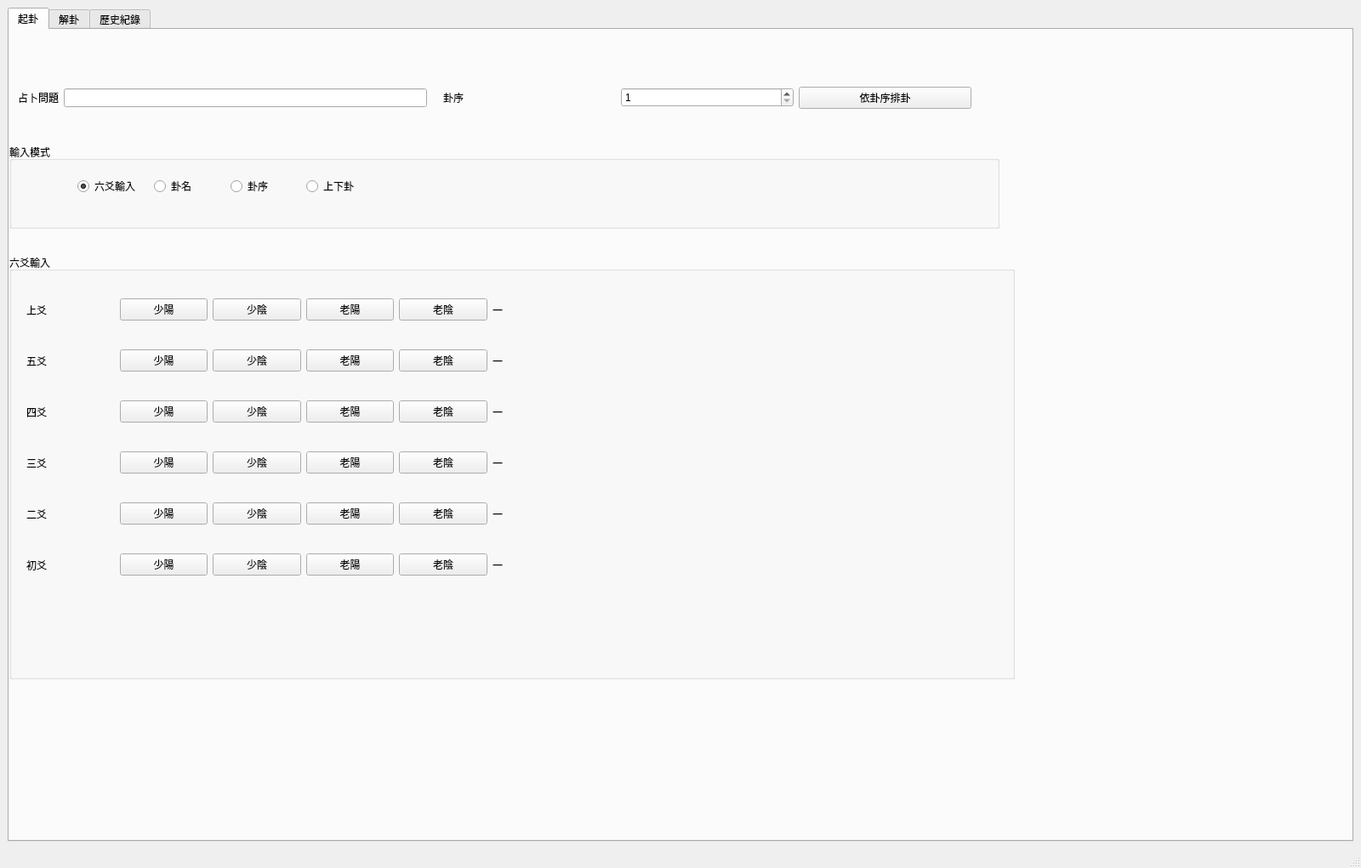
<?xml version="1.0" encoding="UTF-8"?>
<ui version="4.0">
 <class>MainWindow</class>
 <widget class="QMainWindow" name="MainWindow">
  <property name="geometry">
   <rect>
    <x>0</x>
    <y>0</y>
    <width>1600</width>
    <height>926</height>
   </rect>
  </property>
  <property name="windowTitle">
   <string>易經占卜系統</string>
  </property>
  <widget class="QWidget" name="centralwidget">
   <layout class="QVBoxLayout" name="verticalLayout">
    <item>
     <widget class="QTabWidget" name="tabWidget">
      <property name="currentIndex">
       <number>0</number>
      </property>
      <widget class="QWidget" name="tabDivination">
       <attribute name="title">
        <string>起卦</string>
       </attribute>
       <widget class="QWidget" name="widget" native="true">
        <property name="geometry">
         <rect>
          <x>0</x>
          <y>110</y>
          <width>1182</width>
          <height>678</height>
         </rect>
        </property>
        <layout class="QVBoxLayout" name="verticalLayout_2">
         <item>
          <widget class="QGroupBox" name="groupInputMode">
           <property name="enabled">
            <bool>true</bool>
           </property>
           <property name="minimumSize">
            <size>
             <width>5</width>
             <height>100</height>
            </size>
           </property>
           <property name="maximumSize">
            <size>
             <width>1164</width>
             <height>100</height>
            </size>
           </property>
           <property name="title">
            <string>輸入模式</string>
           </property>
           <property name="flat">
            <bool>false</bool>
           </property>
           <widget class="QWidget" name="layoutWidget">
            <property name="geometry">
             <rect>
              <x>80</x>
              <y>10</y>
              <width>353</width>
              <height>81</height>
             </rect>
            </property>
            <layout class="QHBoxLayout" name="horizontalLayout">
             <item>
              <widget class="QRadioButton" name="rbSixLines">
               <property name="text">
                <string>六爻輸入</string>
               </property>
               <property name="checked">
                <bool>true</bool>
               </property>
              </widget>
             </item>
             <item>
              <widget class="QRadioButton" name="rbHexagramName">
               <property name="text">
                <string>卦名</string>
               </property>
              </widget>
             </item>
             <item>
              <widget class="QRadioButton" name="rbHexagramNumber">
               <property name="text">
                <string>卦序</string>
               </property>
              </widget>
             </item>
             <item>
              <widget class="QRadioButton" name="rbTrigrams">
               <property name="text">
                <string>上下卦</string>
               </property>
              </widget>
             </item>
            </layout>
           </widget>
          </widget>
         </item>
         <item>
          <widget class="QGroupBox" name="groupLinesInput">
           <property name="maximumSize">
            <size>
             <width>16777215</width>
             <height>500</height>
            </size>
           </property>
           <property name="title">
            <string>六爻輸入</string>
           </property>
           <widget class="QWidget" name="horizontalLayoutWidget">
            <property name="geometry">
             <rect>
              <x>10</x>
              <y>40</y>
              <width>661</width>
              <height>51</height>
             </rect>
            </property>
            <layout class="QHBoxLayout" name="groupLine6">
             <property name="leftMargin">
              <number>10</number>
             </property>
             <item>
              <widget class="QLabel" name="label">
               <property name="text">
                <string>上爻</string>
               </property>
              </widget>
             </item>
             <item>
              <widget class="QPushButton" name="rb6YoungYang">
               <property name="text">
                <string>少陽</string>
               </property>
               <property name="checkable">
                <bool>true</bool>
               </property>
              </widget>
             </item>
             <item>
              <widget class="QPushButton" name="rb6YoungYin">
               <property name="text">
                <string>少陰</string>
               </property>
               <property name="checkable">
                <bool>true</bool>
               </property>
              </widget>
             </item>
             <item>
              <widget class="QPushButton" name="rb6OldYang">
               <property name="text">
                <string>老陽</string>
               </property>
               <property name="checkable">
                <bool>true</bool>
               </property>
              </widget>
             </item>
             <item>
              <widget class="QPushButton" name="rb6OldYin">
               <property name="text">
                <string>老陰</string>
               </property>
               <property name="checkable">
                <bool>true</bool>
               </property>
              </widget>
             </item>
             <item>
              <widget class="QLabel" name="label_2">
               <property name="text">
                <string>一</string>
               </property>
              </widget>
             </item>
            </layout>
           </widget>
           <widget class="QWidget" name="horizontalLayoutWidget_2">
            <property name="geometry">
             <rect>
              <x>10</x>
              <y>100</y>
              <width>661</width>
              <height>51</height>
             </rect>
            </property>
            <layout class="QHBoxLayout" name="groupLine5">
             <property name="leftMargin">
              <number>10</number>
             </property>
             <item>
              <widget class="QLabel" name="label_3">
               <property name="text">
                <string>五爻</string>
               </property>
              </widget>
             </item>
             <item>
              <widget class="QPushButton" name="rb5YoungYang">
               <property name="text">
                <string>少陽</string>
               </property>
               <property name="checkable">
                <bool>true</bool>
               </property>
              </widget>
             </item>
             <item>
              <widget class="QPushButton" name="rb5YoungYin">
               <property name="text">
                <string>少陰</string>
               </property>
               <property name="checkable">
                <bool>true</bool>
               </property>
              </widget>
             </item>
             <item>
              <widget class="QPushButton" name="rb5OldYang">
               <property name="text">
                <string>老陽</string>
               </property>
               <property name="checkable">
                <bool>true</bool>
               </property>
              </widget>
             </item>
             <item>
              <widget class="QPushButton" name="rb5OldYin">
               <property name="text">
                <string>老陰</string>
               </property>
               <property name="checkable">
                <bool>true</bool>
               </property>
              </widget>
             </item>
             <item>
              <widget class="QLabel" name="label_4">
               <property name="text">
                <string>一</string>
               </property>
              </widget>
             </item>
            </layout>
           </widget>
           <widget class="QWidget" name="horizontalLayoutWidget_3">
            <property name="geometry">
             <rect>
              <x>10</x>
              <y>160</y>
              <width>661</width>
              <height>51</height>
             </rect>
            </property>
            <layout class="QHBoxLayout" name="groupLine4">
             <property name="leftMargin">
              <number>10</number>
             </property>
             <item>
              <widget class="QLabel" name="label_5">
               <property name="text">
                <string>四爻</string>
               </property>
              </widget>
             </item>
             <item>
              <widget class="QPushButton" name="rb4YoungYang">
               <property name="text">
                <string>少陽</string>
               </property>
               <property name="checkable">
                <bool>true</bool>
               </property>
              </widget>
             </item>
             <item>
              <widget class="QPushButton" name="rb4YoungYin">
               <property name="text">
                <string>少陰</string>
               </property>
               <property name="checkable">
                <bool>true</bool>
               </property>
              </widget>
             </item>
             <item>
              <widget class="QPushButton" name="rb4OldYang">
               <property name="text">
                <string>老陽</string>
               </property>
               <property name="checkable">
                <bool>true</bool>
               </property>
              </widget>
             </item>
             <item>
              <widget class="QPushButton" name="rb4OldYin">
               <property name="text">
                <string>老陰</string>
               </property>
               <property name="checkable">
                <bool>true</bool>
               </property>
              </widget>
             </item>
             <item>
              <widget class="QLabel" name="label_6">
               <property name="text">
                <string>一</string>
               </property>
              </widget>
             </item>
            </layout>
           </widget>
           <widget class="QWidget" name="horizontalLayoutWidget_4">
            <property name="geometry">
             <rect>
              <x>10</x>
              <y>220</y>
              <width>661</width>
              <height>51</height>
             </rect>
            </property>
            <layout class="QHBoxLayout" name="groupLine3">
             <property name="leftMargin">
              <number>10</number>
             </property>
             <item>
              <widget class="QLabel" name="label_7">
               <property name="text">
                <string>三爻</string>
               </property>
              </widget>
             </item>
             <item>
              <widget class="QPushButton" name="rb3YoungYang">
               <property name="text">
                <string>少陽</string>
               </property>
               <property name="checkable">
                <bool>true</bool>
               </property>
              </widget>
             </item>
             <item>
              <widget class="QPushButton" name="rb3YoungYin">
               <property name="text">
                <string>少陰</string>
               </property>
               <property name="checkable">
                <bool>true</bool>
               </property>
              </widget>
             </item>
             <item>
              <widget class="QPushButton" name="rb3OldYang">
               <property name="text">
                <string>老陽</string>
               </property>
               <property name="checkable">
                <bool>true</bool>
               </property>
              </widget>
             </item>
             <item>
              <widget class="QPushButton" name="rb3OldYin">
               <property name="text">
                <string>老陰</string>
               </property>
               <property name="checkable">
                <bool>true</bool>
               </property>
              </widget>
             </item>
             <item>
              <widget class="QLabel" name="label_8">
               <property name="text">
                <string>一</string>
               </property>
              </widget>
             </item>
            </layout>
           </widget>
           <widget class="QWidget" name="horizontalLayoutWidget_5">
            <property name="geometry">
             <rect>
              <x>10</x>
              <y>280</y>
              <width>661</width>
              <height>51</height>
             </rect>
            </property>
            <layout class="QHBoxLayout" name="groupLine2">
             <property name="leftMargin">
              <number>10</number>
             </property>
             <item>
              <widget class="QLabel" name="label_9">
               <property name="text">
                <string>二爻</string>
               </property>
              </widget>
             </item>
             <item>
              <widget class="QPushButton" name="rb2YoungYang">
               <property name="text">
                <string>少陽</string>
               </property>
               <property name="checkable">
                <bool>true</bool>
               </property>
              </widget>
             </item>
             <item>
              <widget class="QPushButton" name="rb2YoungYin">
               <property name="text">
                <string>少陰</string>
               </property>
               <property name="checkable">
                <bool>true</bool>
               </property>
              </widget>
             </item>
             <item>
              <widget class="QPushButton" name="rb2OldYang">
               <property name="text">
                <string>老陽</string>
               </property>
               <property name="checkable">
                <bool>true</bool>
               </property>
              </widget>
             </item>
             <item>
              <widget class="QPushButton" name="rb2OldYin">
               <property name="text">
                <string>老陰</string>
               </property>
               <property name="checkable">
                <bool>true</bool>
               </property>
              </widget>
             </item>
             <item>
              <widget class="QLabel" name="label_10">
               <property name="text">
                <string>一</string>
               </property>
              </widget>
             </item>
            </layout>
           </widget>
           <widget class="QWidget" name="horizontalLayoutWidget_6">
            <property name="geometry">
             <rect>
              <x>10</x>
              <y>340</y>
              <width>661</width>
              <height>51</height>
             </rect>
            </property>
            <layout class="QHBoxLayout" name="groupLine1">
             <property name="leftMargin">
              <number>10</number>
             </property>
             <item>
              <widget class="QLabel" name="label_11">
               <property name="text">
                <string>初爻</string>
               </property>
              </widget>
             </item>
             <item>
              <widget class="QPushButton" name="rb1YoungYang">
               <property name="text">
                <string>少陽</string>
               </property>
               <property name="checkable">
                <bool>true</bool>
               </property>
              </widget>
             </item>
             <item>
              <widget class="QPushButton" name="rb1YoungYin">
               <property name="text">
                <string>少陰</string>
               </property>
               <property name="checkable">
                <bool>true</bool>
               </property>
              </widget>
             </item>
             <item>
              <widget class="QPushButton" name="rb1OldYang">
               <property name="text">
                <string>老陽</string>
               </property>
               <property name="checkable">
                <bool>true</bool>
               </property>
              </widget>
             </item>
             <item>
              <widget class="QPushButton" name="rb1OldYin">
               <property name="text">
                <string>老陰</string>
               </property>
               <property name="checkable">
                <bool>true</bool>
               </property>
              </widget>
             </item>
             <item>
              <widget class="QLabel" name="label_12">
               <property name="text">
                <string>一</string>
               </property>
              </widget>
             </item>
            </layout>
           </widget>
          </widget>
         </item>
        </layout>
       </widget>
       <widget class="QWidget" name="horizontalLayoutWidget_7">
        <property name="geometry">
         <rect>
          <x>10</x>
          <y>40</y>
          <width>481</width>
          <height>80</height>
         </rect>
        </property>
        <layout class="QHBoxLayout" name="horizontalLayout_2">
         <item>
          <widget class="QLabel" name="label_13">
           <property name="text">
            <string>占卜問題</string>
           </property>
          </widget>
         </item>
         <item>
          <widget class="QLineEdit" name="editQuestion"/>
         </item>
        </layout>
       </widget>
       <widget class="QWidget" name="horizontalLayoutWidget_8">
        <property name="geometry">
         <rect>
          <x>510</x>
          <y>40</y>
          <width>621</width>
          <height>80</height>
         </rect>
        </property>
        <layout class="QHBoxLayout" name="horizontalLayout_3">
         <item>
          <widget class="QLabel" name="label_14">
           <property name="text">
            <string>卦序</string>
           </property>
          </widget>
         </item>
         <item>
          <widget class="QSpinBox" name="spinHexagramNumber">
           <property name="minimum">
            <number>1</number>
           </property>
           <property name="maximum">
            <number>64</number>
           </property>
          </widget>
         </item>
         <item>
          <widget class="QPushButton" name="btnNumberCalculate">
           <property name="text">
            <string>依卦序排卦</string>
           </property>
          </widget>
         </item>
        </layout>
       </widget>
      </widget>
      <widget class="QWidget" name="tab_interpretation">
       <attribute name="title">
        <string>解卦</string>
       </attribute>
       <layout class="QVBoxLayout" name="verticalLayoutInterpretation">
        <item>
         <layout class="QFormLayout" name="formInfo">
          <item row="0" column="0">
           <widget class="QLabel" name="label_lblMainName">
            <property name="text">
             <string>本卦</string>
            </property>
           </widget>
          </item>
          <item row="0" column="1">
           <widget class="QLabel" name="lblMainName">
            <property name="text">
             <string>-</string>
            </property>
           </widget>
          </item>
          <item row="1" column="0">
           <widget class="QLabel" name="label_lblMainNumber">
            <property name="text">
             <string>本卦編號</string>
            </property>
           </widget>
          </item>
          <item row="1" column="1">
           <widget class="QLabel" name="lblMainNumber">
            <property name="text">
             <string>-</string>
            </property>
           </widget>
          </item>
          <item row="2" column="0">
           <widget class="QLabel" name="label_lblChangedName">
            <property name="text">
             <string>變卦</string>
            </property>
           </widget>
          </item>
          <item row="2" column="1">
           <widget class="QLabel" name="lblChangedName">
            <property name="text">
             <string>-</string>
            </property>
           </widget>
          </item>
          <item row="3" column="0">
           <widget class="QLabel" name="label_lblChangedNumber">
            <property name="text">
             <string>變卦編號</string>
            </property>
           </widget>
          </item>
          <item row="3" column="1">
           <widget class="QLabel" name="lblChangedNumber">
            <property name="text">
             <string>-</string>
            </property>
           </widget>
          </item>
          <item row="4" column="0">
           <widget class="QLabel" name="label_lblMovingLines">
            <property name="text">
             <string>動爻</string>
            </property>
           </widget>
          </item>
          <item row="4" column="1">
           <widget class="QLabel" name="lblMovingLines">
            <property name="text">
             <string>-</string>
            </property>
           </widget>
          </item>
         </layout>
        </item>
        <item>
         <widget class="QGroupBox" name="grp_txtJudgment">
          <property name="title">
           <string>卦辭</string>
          </property>
          <layout class="QVBoxLayout" name="layout_txtJudgment">
           <item>
            <widget class="QPlainTextEdit" name="txtJudgment"/>
           </item>
          </layout>
         </widget>
        </item>
        <item>
         <widget class="QGroupBox" name="grp_txtTuan">
          <property name="title">
           <string>自定義解釋</string>
          </property>
          <layout class="QVBoxLayout" name="layout_txtTuan">
           <item>
            <widget class="QPlainTextEdit" name="txtTuan"/>
           </item>
          </layout>
         </widget>
        </item>
        <item>
         <widget class="QGroupBox" name="grp_txtXiang">
          <property name="title">
           <string>象傳</string>
          </property>
          <layout class="QVBoxLayout" name="layout_txtXiang">
           <item>
            <widget class="QPlainTextEdit" name="txtXiang"/>
           </item>
          </layout>
         </widget>
        </item>
        <item>
         <widget class="QGroupBox" name="grp_txtWenyan">
          <property name="title">
           <string>文言</string>
          </property>
          <layout class="QVBoxLayout" name="layout_txtWenyan">
           <item>
            <widget class="QPlainTextEdit" name="txtWenyan"/>
           </item>
          </layout>
         </widget>
        </item>
        <item>
         <widget class="QGroupBox" name="grp_txtTranslation">
          <property name="title">
           <string>白話翻譯</string>
          </property>
          <layout class="QVBoxLayout" name="layout_txtTranslation">
           <item>
            <widget class="QPlainTextEdit" name="txtTranslation"/>
           </item>
          </layout>
         </widget>
        </item>
        <item>
         <widget class="QGroupBox" name="grp_txtAIAnalysis">
          <property name="title">
           <string>AI分析</string>
          </property>
          <layout class="QVBoxLayout" name="layout_txtAIAnalysis">
           <item>
            <widget class="QPlainTextEdit" name="txtAIAnalysis"/>
           </item>
          </layout>
         </widget>
        </item>
        <item>
         <widget class="QGroupBox" name="grp_txtNotes">
          <property name="title">
           <string>我的心得</string>
          </property>
          <layout class="QVBoxLayout" name="layout_txtNotes">
           <item>
            <widget class="QPlainTextEdit" name="txtNotes"/>
           </item>
          </layout>
         </widget>
        </item>
       </layout>
      </widget>
      <widget class="QWidget" name="tab_history">
       <attribute name="title">
        <string>歷史紀錄</string>
       </attribute>
       <widget class="QWidget" name="verticalLayoutWidget">
        <property name="geometry">
         <rect>
          <x>9</x>
          <y>-1</y>
          <width>1161</width>
          <height>831</height>
         </rect>
        </property>
        <layout class="QVBoxLayout" name="verticalLayout_3">
         <item>
          <widget class="QListWidget" name="listHistory"/>
         </item>
        </layout>
       </widget>
      </widget>
     </widget>
    </item>
   </layout>
  </widget>
  <widget class="QMenuBar" name="menubar">
   <property name="geometry">
    <rect>
     <x>0</x>
     <y>0</y>
     <width>1600</width>
     <height>33</height>
    </rect>
   </property>
  </widget>
  <widget class="QStatusBar" name="statusbar"/>
 </widget>
 <resources/>
 <connections/>
</ui>
